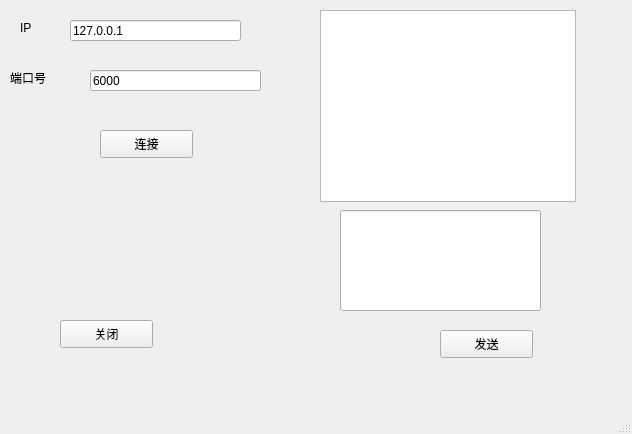
<?xml version="1.0" encoding="UTF-8"?>
<ui version="4.0">
 <class>MainWindow</class>
 <widget class="QMainWindow" name="MainWindow">
  <property name="geometry">
   <rect>
    <x>0</x>
    <y>0</y>
    <width>632</width>
    <height>434</height>
   </rect>
  </property>
  <property name="windowTitle">
   <string>MainWindow</string>
  </property>
  <widget class="QWidget" name="centralwidget">
   <widget class="QLineEdit" name="portnum">
    <property name="geometry">
     <rect>
      <x>90</x>
      <y>70</y>
      <width>171</width>
      <height>21</height>
     </rect>
    </property>
    <property name="text">
     <string>6000</string>
    </property>
   </widget>
   <widget class="QLabel" name="label">
    <property name="geometry">
     <rect>
      <x>10</x>
      <y>70</y>
      <width>45</width>
      <height>16</height>
     </rect>
    </property>
    <property name="text">
     <string>端口号</string>
    </property>
   </widget>
   <widget class="QLineEdit" name="ipnum">
    <property name="geometry">
     <rect>
      <x>70</x>
      <y>20</y>
      <width>171</width>
      <height>21</height>
     </rect>
    </property>
    <property name="text">
     <string>127.0.0.1</string>
    </property>
   </widget>
   <widget class="QPlainTextEdit" name="receivewd">
    <property name="geometry">
     <rect>
      <x>320</x>
      <y>10</y>
      <width>256</width>
      <height>192</height>
     </rect>
    </property>
   </widget>
   <widget class="QLineEdit" name="sendwd">
    <property name="geometry">
     <rect>
      <x>340</x>
      <y>210</y>
      <width>201</width>
      <height>101</height>
     </rect>
    </property>
   </widget>
   <widget class="QPushButton" name="openclient">
    <property name="geometry">
     <rect>
      <x>100</x>
      <y>130</y>
      <width>93</width>
      <height>28</height>
     </rect>
    </property>
    <property name="text">
     <string>连接</string>
    </property>
   </widget>
   <widget class="QPushButton" name="closeclient">
    <property name="geometry">
     <rect>
      <x>60</x>
      <y>320</y>
      <width>93</width>
      <height>28</height>
     </rect>
    </property>
    <property name="text">
     <string>关闭</string>
    </property>
   </widget>
   <widget class="QPushButton" name="sent">
    <property name="geometry">
     <rect>
      <x>440</x>
      <y>330</y>
      <width>93</width>
      <height>28</height>
     </rect>
    </property>
    <property name="text">
     <string>发送</string>
    </property>
   </widget>
   <widget class="QLabel" name="label_2">
    <property name="geometry">
     <rect>
      <x>20</x>
      <y>20</y>
      <width>16</width>
      <height>16</height>
     </rect>
    </property>
    <property name="text">
     <string>IP</string>
    </property>
   </widget>
  </widget>
  <widget class="QMenuBar" name="menubar">
   <property name="geometry">
    <rect>
     <x>0</x>
     <y>0</y>
     <width>632</width>
     <height>26</height>
    </rect>
   </property>
  </widget>
  <widget class="QStatusBar" name="statusbar"/>
 </widget>
 <resources/>
 <connections/>
</ui>
